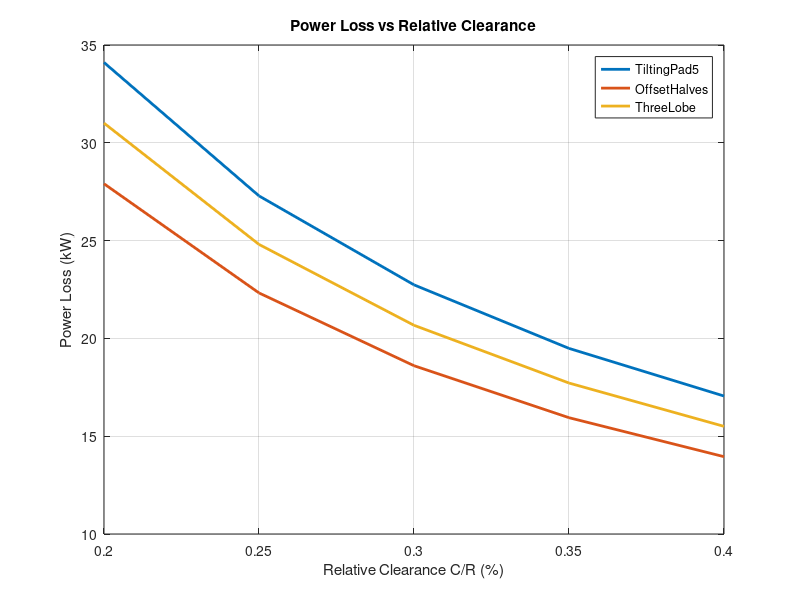
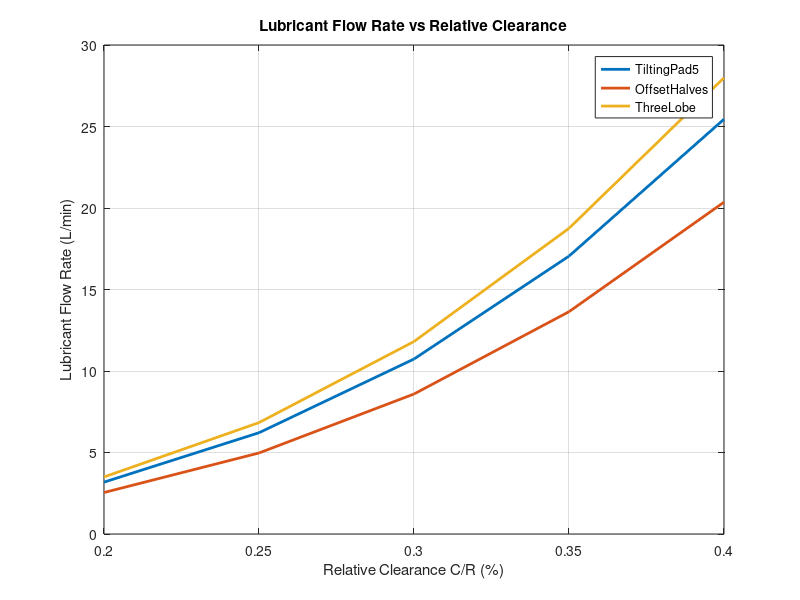
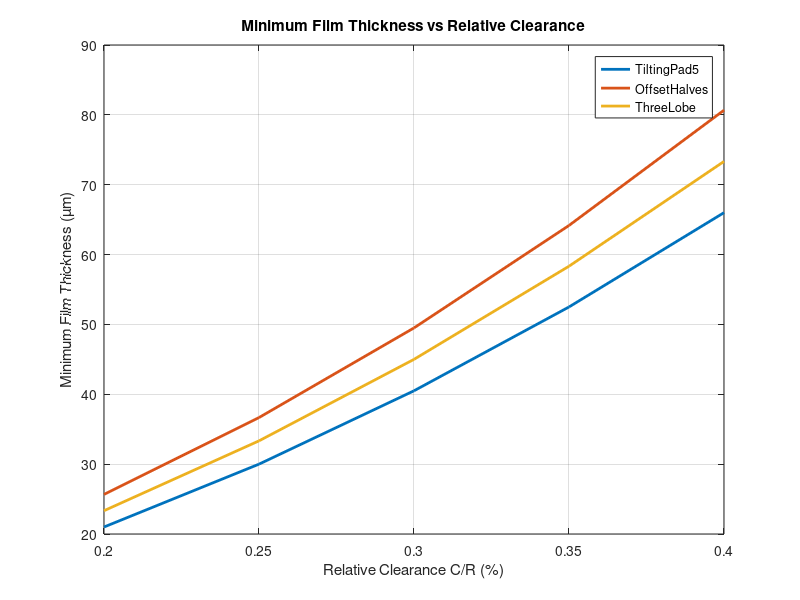

The MATLAB source for these figures, in order:
%% Sliding Bearing Design – Simple Hydrodynamic Analysis
% Computes minimum film thickness, flow rate, and power loss
% vs relative clearance for three bearing "types":
% Tilting Pad 5-pad, Offset Halves, Three-Lobe.
%
% This is a simplified classical journal-bearing model,
% good for demonstrating trends as in your slides.

clear; clc; close all;

%% Operating conditions (adapt these to your project)

load_kN = 16.2;           % bearing load [kN]
W       = load_kN * 1e3;  % [N]

n_rpm   = 15000;          % shaft speed [rpm]
omega   = 2*pi*n_rpm/60;  % [rad/s]

R       = 0.05;           % journal radius [m] (50 mm radius -> 100 mm dia)
L       = 0.05;           % bearing length [m] (L/D = 1 here, change if needed)

% Oil properties for ISO VG 32 (approx.)
rho     = 850;            % density [kg/m^3]
mu_40   = 0.032;          % dynamic viscosity at 40°C [Pa·s] (approx)

% Relative clearance range (C/R) to study
rel_clearance = [0.0020 0.0025 0.0030 0.0035 0.0040];   % 0.2%–0.4%

%% Bearing "type" factors
% These are simple correction factors to distinguish designs.
types = {'TiltingPad5','OffsetHalves','ThreeLobe'};

% Empirical factors (tune to approximate your results if needed)
K_flow   = [1.0,  0.8,  1.1];  % flow factor
K_power  = [1.1,  0.9,  1.0];  % power-loss factor
K_hmin   = [0.9,  1.1,  1.0];  % h_min factor

% Storage for results
results = struct();

%% Loop over each bearing type
for it = 1:numel(types)
    tname = types{it};
    kf    = K_flow(it);
    kp    = K_power(it);
    kh    = K_hmin(it);

    hmin_vec = zeros(size(rel_clearance));  % [m]
    Q_vec    = zeros(size(rel_clearance));  % [m^3/s]
    P_vec    = zeros(size(rel_clearance));  % [W]

    for i = 1:numel(rel_clearance)
        c_rel = rel_clearance(i);
        C     = c_rel * R;   % radial clearance [m]

        % SHORT-BEARING APPROXIMATION (classical theory)
        % 1) Eccentricity and minimum film thickness
        % For a loaded bearing, eccentricity ratio epsilon ~ 0.6–0.9.
        % Here we relate epsilon roughly to load and clearance:
        epsilon = min(0.95, max(0.5, 0.7 + 0.2*(0.003 - c_rel)/0.003));
        hmin    = C * (1 - epsilon);   % [m]
        hmin    = max(hmin, 1e-6);     % avoid zero

        % 2) Flow rate – classical estimate:
        % Poiseuille + Couette contributions, simplified:
        % Q ≈ (pi * R * C^3 / (6 * mu * L)) * p_avg    (very rough)
        % We'll instead use a dimensional approach:
        mu      = mu_40;   % use constant viscosity for simplicity
        p_avg   = W / (L * 2*R);   % average pressure [Pa]
        Q0      = (pi * R * C^3 * p_avg) / (6 * mu * L);  % [m^3/s]
        Q       = kf * Q0;

        % 3) Friction and power loss
        % Shear stress tau ~ mu * (U/h_mean),
        % U = R*omega, h_mean ~ C
        U       = R * omega;
        tau     = mu * U / C;
        A       = 2*pi*R*L;       % cylindrical area
        F_fric  = tau * A;        % friction force
        P0      = F_fric * U;     % [W]
        P_loss  = kp * P0;

        % Store
        hmin_vec(i) = kh * hmin;
        Q_vec(i)    = Q;
        P_vec(i)    = P_loss;
    end

    results.(tname).relC  = rel_clearance;
    results.(tname).hmin  = hmin_vec * 1e6;       % store in µm
    results.(tname).Q_lpm = Q_vec * 60 * 1e3;     % m^3/s -> L/min
    results.(tname).P_kW  = P_vec / 1e3;          % W -> kW
end

%% Plot: Power Loss vs Relative Clearance
figure;
hold on; grid on; box on;
for it = 1:numel(types)
    tname = types{it};
    plot(results.(tname).relC*100, results.(tname).P_kW, 'LineWidth', 2);
end
xlabel('Relative Clearance C/R (%)');
ylabel('Power Loss (kW)');
title('Power Loss vs Relative Clearance');
legend(types, 'Location', 'Best');

%% Plot: Lubricant Flow Rate vs Relative Clearance
figure;
hold on; grid on; box on;
for it = 1:numel(types)
    tname = types{it};
    plot(results.(tname).relC*100, results.(tname).Q_lpm, 'LineWidth', 2);
end
xlabel('Relative Clearance C/R (%)');
ylabel('Lubricant Flow Rate (L/min)');
title('Lubricant Flow Rate vs Relative Clearance');
legend(types, 'Location', 'Best');

%% Plot: Minimum Film Thickness vs Relative Clearance
figure;
hold on; grid on; box on;
for it = 1:numel(types)
    tname = types{it};
    plot(results.(tname).relC*100, results.(tname).hmin, 'LineWidth', 2);
end
xlabel('Relative Clearance C/R (%)');
ylabel('Minimum Film Thickness (µm)');
title('Minimum Film Thickness vs Relative Clearance');
legend(types, 'Location', 'Best');

%% Print example summary at a chosen clearance index
idx = 3;  % e.g., third clearance value
fprintf('Summary at relative clearance = %.4f:\n', rel_clearance(idx));
for it = 1:numel(types)
    tname = types{it};
    fprintf('  %s:\n', tname);
    fprintf('    h_min  = %.2f µm\n',  results.(tname).hmin(idx));
    fprintf('    Q      = %.2f L/min\n',results.(tname).Q_lpm(idx));
    fprintf('    P_loss = %.2f kW\n',  results.(tname).P_kW(idx));
end
